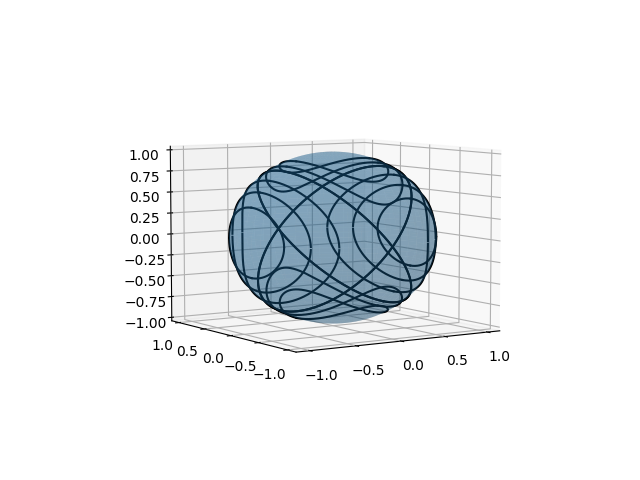

Python code for this plot:
import numpy as np
import matplotlib.pyplot as plt
from mpl_toolkits.mplot3d import Axes3D

# define the angular momentum sphere
u = np.linspace(0, 2*np.pi, 10000)
v = np.linspace(0, np.pi, 10000)
x = 1 * np.outer(np.cos(u), np.sin(v))
y = 1 * np.outer(np.sin(u), np.sin(v))
z = 1 * np.outer(np.ones(np.size(u)), np.cos(v))

# plot the angular momentum sphere
fig = plt.figure()
ax = fig.add_subplot(111, projection='3d')
ax.plot_surface(x, y, z, alpha = 0.3)

# define the function of intersection points of ellipsoid and the sphere
def intersections(K, M, I):
    """
    Define the function for finding the intersection points of 
    the angular momentum sphere and the kinetic energy ellipsoid. (In R3)
    Method is convert the coordinate into spherical coordinate and use two functions get intersection points.

    Args:
        K (integer): the radius of angular momentum sphere
        M (integer): the constant of Hamiltonian, rotational kinetic energy
        I (list): length 3 list, which represents the moment of inertia

    The function will return 3 numpy arrays, which represent the corresponding coordinates (x, y, z) of intersection points.
    Note: 
        This will only give the intersection points on uppersphere.
    """

    phi = np.linspace(0, np.pi, 10000) # define phi
    a, b, c = I[0], I[1], I[2]

    costheta2 = (K - (2*a*M - 2*b*M)*(np.cos(phi))**2 - 2*b*M)/(2*c*M - (2*a*M - 2*b*M)*(np.cos(phi))**2 - 2*b*M)
    theta = np.arccos(np.sqrt(costheta2))
    interx = np.sqrt(2*a*M)*np.cos(phi)*np.sin(theta)
    intery = np.sqrt(2*b*M)*np.sin(phi)*np.sin(theta)
    interz = np.sqrt(2*c*M)*np.cos(theta)

    return interx, intery, interz

# define the moment of inertia in three directions (here we take 1, 2, 3 as example)
I = [0.25, 0.64, 4]

# define different constant for Hamiltonian and draw them
T = np.linspace(0.125, 1/1.28, 3)
T = np.append(T, np.linspace(1/1.28, 2, 5))

for M in T:
    interx, intery, interz = intersections(1, M, I)
    ax.plot3D(interx, intery, interz, color='black')
    ax.plot3D(interx, intery, -interz, color='black')
    ax.plot3D(interx, -intery, interz, color='black')
    ax.plot3D(interx, -intery, -interz, color='black')

interx, intery, interz = intersections(1, 0.64, I)
ax.plot3D(interx, intery, interz, color='black')
ax.plot3D(interx, intery, -interz, color='black')
ax.plot3D(interx, -intery, interz, color='black')
ax.plot3D(interx, -intery, -interz, color='black')

plt.show()
